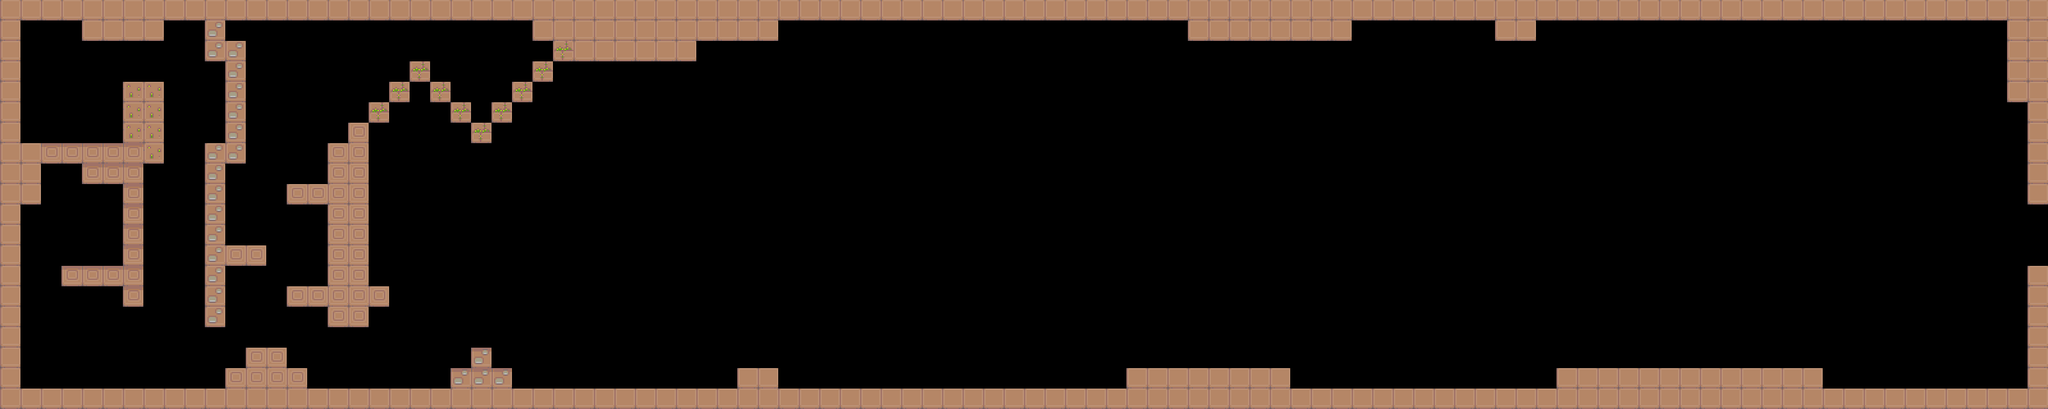

Rendered tile map (Tiled .tmx) drawn with the repository's tilesets; below, a short description and the full map source, tile grids included:
An orthogonal 100x20 tile map with 32x32 px tiles, 1 tile layer (Tile Layer 1).

<map version="2017.05.09" orientation="orthogonal" renderorder="right-down" width="100" height="20" tilewidth="32" tileheight="32" nextobjectid="1">
 <tileset firstgid="1" name="ground_1x1" tilewidth="32" tileheight="32" tilecount="25" columns="25">
  <image source="ground_1x1.png" width="800" height="32" />
 </tileset>
 <layer name="Tile Layer 1" width="100" height="20">
  <data encoding="csv">
1,1,1,1,1,1,1,1,1,1,1,1,1,1,1,1,1,1,1,1,1,1,1,1,1,1,1,1,1,1,1,1,1,1,1,1,1,1,1,1,1,1,1,1,1,1,1,1,1,1,1,1,1,1,1,1,1,1,1,1,1,1,1,1,1,1,1,1,1,1,1,1,1,1,1,1,1,1,1,1,1,1,1,1,1,1,1,1,1,1,1,1,1,1,1,1,1,1,1,1,
1,0,0,0,1,1,1,1,0,0,5,0,0,0,0,0,0,0,0,0,0,0,0,0,0,0,1,1,1,1,1,1,1,1,1,1,1,1,0,0,0,0,0,0,0,0,0,0,0,0,0,0,0,0,0,0,0,0,1,1,1,1,1,1,1,1,0,0,0,0,0,0,0,1,1,0,0,0,0,0,0,0,0,0,0,0,0,0,0,0,0,0,0,0,0,0,0,0,1,1,
1,0,0,0,0,0,0,0,0,0,5,5,0,0,0,0,0,0,0,0,0,0,0,0,0,0,0,11,1,1,1,1,1,1,0,0,0,0,0,0,0,0,0,0,0,0,0,0,0,0,0,0,0,0,0,0,0,0,0,0,0,0,0,0,0,0,0,0,0,0,0,0,0,0,0,0,0,0,0,0,0,0,0,0,0,0,0,0,0,0,0,0,0,0,0,0,0,0,1,1,
1,0,0,0,0,0,0,0,0,0,0,5,0,0,0,0,0,0,0,0,11,0,0,0,0,0,11,0,0,0,0,0,0,0,0,0,0,0,0,0,0,0,0,0,0,0,0,0,0,0,0,0,0,0,0,0,0,0,0,0,0,0,0,0,0,0,0,0,0,0,0,0,0,0,0,0,0,0,0,0,0,0,0,0,0,0,0,0,0,0,0,0,0,0,0,0,0,0,1,1,
1,0,0,0,0,0,4,4,0,0,0,5,0,0,0,0,0,0,0,11,0,11,0,0,0,11,0,0,0,0,0,0,0,0,0,0,0,0,0,0,0,0,0,0,0,0,0,0,0,0,0,0,0,0,0,0,0,0,0,0,0,0,0,0,0,0,0,0,0,0,0,0,0,0,0,0,0,0,0,0,0,0,0,0,0,0,0,0,0,0,0,0,0,0,0,0,0,0,1,1,
1,0,0,0,0,0,4,4,0,0,0,5,0,0,0,0,0,0,11,0,0,0,11,0,11,0,0,0,0,0,0,0,0,0,0,0,0,0,0,0,0,0,0,0,0,0,0,0,0,0,0,0,0,0,0,0,0,0,0,0,0,0,0,0,0,0,0,0,0,0,0,0,0,0,0,0,0,0,0,0,0,0,0,0,0,0,0,0,0,0,0,0,0,0,0,0,0,0,0,1,
1,0,0,0,0,0,4,4,0,0,0,5,0,0,0,0,0,9,0,0,0,0,0,11,0,0,0,0,0,0,0,0,0,0,0,0,0,0,0,0,0,0,0,0,0,0,0,0,0,0,0,0,0,0,0,0,0,0,0,0,0,0,0,0,0,0,0,0,0,0,0,0,0,0,0,0,0,0,0,0,0,0,0,0,0,0,0,0,0,0,0,0,0,0,0,0,0,0,0,1,
1,1,21,21,21,21,21,4,0,0,5,5,0,0,0,0,9,9,0,0,0,0,0,0,0,0,0,0,0,0,0,0,0,0,0,0,0,0,0,0,0,0,0,0,0,0,0,0,0,0,0,0,0,0,0,0,0,0,0,0,0,0,0,0,0,0,0,0,0,0,0,0,0,0,0,0,0,0,0,0,0,0,0,0,0,0,0,0,0,0,0,0,0,0,0,0,0,0,0,1,
1,1,0,0,21,21,21,0,0,0,5,0,0,0,0,0,9,9,0,0,0,0,0,0,0,0,0,0,0,0,0,0,0,0,0,0,0,0,0,0,0,0,0,0,0,0,0,0,0,0,0,0,0,0,0,0,0,0,0,0,0,0,0,0,0,0,0,0,0,0,0,0,0,0,0,0,0,0,0,0,0,0,0,0,0,0,0,0,0,0,0,0,0,0,0,0,0,0,0,1,
1,1,0,0,0,0,21,0,0,0,5,0,0,0,9,9,9,9,0,0,0,0,0,0,0,0,0,0,0,0,0,0,0,0,0,0,0,0,0,0,0,0,0,0,0,0,0,0,0,0,0,0,0,0,0,0,0,0,0,0,0,0,0,0,0,0,0,0,0,0,0,0,0,0,0,0,0,0,0,0,0,0,0,0,0,0,0,0,0,0,0,0,0,0,0,0,0,0,0,1,
1,0,0,0,0,0,21,0,0,0,5,0,0,0,0,0,9,9,0,0,0,0,0,0,0,0,0,0,0,0,0,0,0,0,0,0,0,0,0,0,0,0,0,0,0,0,0,0,0,0,0,0,0,0,0,0,0,0,0,0,0,0,0,0,0,0,0,0,0,0,0,0,0,0,0,0,0,0,0,0,0,0,0,0,0,0,0,0,0,0,0,0,0,0,0,0,0,0,0,0,
1,0,0,0,0,0,21,0,0,0,5,0,0,0,0,0,9,9,0,0,0,0,0,0,0,0,0,0,0,0,0,0,0,0,0,0,0,0,0,0,0,0,0,0,0,0,0,0,0,0,0,0,0,0,0,0,0,0,0,0,0,0,0,0,0,0,0,0,0,0,0,0,0,0,0,0,0,0,0,0,0,0,0,0,0,0,0,0,0,0,0,0,0,0,0,0,0,0,0,0,
1,0,0,0,0,0,21,0,0,0,5,9,9,0,0,0,9,9,0,0,0,0,0,0,0,0,0,0,0,0,0,0,0,0,0,0,0,0,0,0,0,0,0,0,0,0,0,0,0,0,0,0,0,0,0,0,0,0,0,0,0,0,0,0,0,0,0,0,0,0,0,0,0,0,0,0,0,0,0,0,0,0,0,0,0,0,0,0,0,0,0,0,0,0,0,0,0,0,0,0,
1,0,0,21,21,21,21,0,0,0,5,0,0,0,0,0,9,9,0,0,0,0,0,0,0,0,0,0,0,0,0,0,0,0,0,0,0,0,0,0,0,0,0,0,0,0,0,0,0,0,0,0,0,0,0,0,0,0,0,0,0,0,0,0,0,0,0,0,0,0,0,0,0,0,0,0,0,0,0,0,0,0,0,0,0,0,0,0,0,0,0,0,0,0,0,0,0,0,0,1,
1,0,0,0,0,0,21,0,0,0,5,0,0,0,9,9,9,9,9,0,0,0,0,0,0,0,0,0,0,0,0,0,0,0,0,0,0,0,0,0,0,0,0,0,0,0,0,0,0,0,0,0,0,0,0,0,0,0,0,0,0,0,0,0,0,0,0,0,0,0,0,0,0,0,0,0,0,0,0,0,0,0,0,0,0,0,0,0,0,0,0,0,0,0,0,0,0,0,0,1,
1,0,0,0,0,0,0,0,0,0,5,0,0,0,0,0,9,9,0,0,0,0,0,0,0,0,0,0,0,0,0,0,0,0,0,0,0,0,0,0,0,0,0,0,0,0,0,0,0,0,0,0,0,0,0,0,0,0,0,0,0,0,0,0,0,0,0,0,0,0,0,0,0,0,0,0,0,0,0,0,0,0,0,0,0,0,0,0,0,0,0,0,0,0,0,0,0,0,0,1,
1,0,0,0,0,0,0,0,0,0,0,0,0,0,0,0,0,0,0,0,0,0,0,0,0,0,0,0,0,0,0,0,0,0,0,0,0,0,0,0,0,0,0,0,0,0,0,0,0,0,0,0,0,0,0,0,0,0,0,0,0,0,0,0,0,0,0,0,0,0,0,0,0,0,0,0,0,0,0,0,0,0,0,0,0,0,0,0,0,0,0,0,0,0,0,0,0,0,0,1,
1,0,0,0,0,0,0,0,0,0,0,0,9,9,0,0,0,0,0,0,0,0,0,17,0,0,0,0,0,0,0,0,0,0,0,0,0,0,0,0,0,0,0,0,0,0,0,0,0,0,0,0,0,0,0,0,0,0,0,0,0,0,0,0,0,0,0,0,0,0,0,0,0,0,0,0,0,0,0,0,0,0,0,0,0,0,0,0,0,0,0,0,0,0,0,0,0,0,0,1,
1,0,0,0,0,0,0,0,0,0,0,9,9,9,9,0,0,0,0,0,0,0,17,17,17,0,0,0,0,0,0,0,0,0,0,0,1,1,0,0,0,0,0,0,0,0,0,0,0,0,0,0,0,0,0,1,1,1,1,1,1,1,1,0,0,0,0,0,0,0,0,0,0,0,0,0,1,1,1,1,1,1,1,1,1,1,1,1,1,0,0,0,0,0,0,0,0,0,0,1,
1,1,1,1,1,1,1,1,1,1,1,1,1,1,1,1,1,1,1,1,1,1,1,1,1,1,1,1,1,1,1,1,1,1,1,1,1,1,1,1,1,1,1,1,1,1,1,1,1,1,1,1,1,1,1,1,1,1,1,1,1,1,1,1,1,1,1,1,1,1,1,1,1,1,1,1,1,1,1,1,1,1,1,1,1,1,1,1,1,1,1,1,1,1,1,1,1,1,1,1
</data>
 </layer>
</map>
